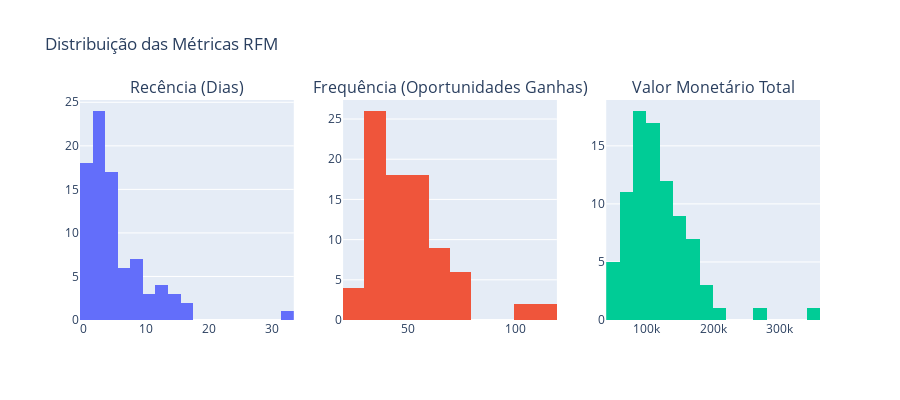

The notebook cell saved with this chart:
### Code cell
# --- 4. Análise RFM (Recência, Frequência, Valor Monetário) ---
print("\n--- Iniciando Análise RFM ---")

# 4.1. Filtrar apenas oportunidades GANHAS ('Won')
# A análise RFM foca em clientes que já realizaram transações
df_won_opportunities = df_sales_pipeline_eda[df_sales_pipeline_eda['deal_stage'] == 'Won'].copy()

# Remover linhas onde close_date ou close_value são nulos para RFM, pois não são transações completas
df_won_opportunities.dropna(subset=['close_date', 'close_value', 'account'], inplace=True)

# Garantir que close_value é numérico e > 0 para RFM
df_won_opportunities['close_value'] = pd.to_numeric(df_won_opportunities['close_value'], errors='coerce')
df_won_opportunities = df_won_opportunities[df_won_opportunities['close_value'] > 0]


if not df_won_opportunities.empty:
    # 4.2. Calcular Recência, Frequência, Valor Monetário
    # A data de referência é a data mais recente de fechamento no dataset
    # (ou a data atual se estivéssemos em produção e a data atual fosse mais recente que o dataset)
    snapshot_date = df_won_opportunities['close_date'].max() + pd.Timedelta(days=1) # Um dia após a última venda

    rfm_df = df_won_opportunities.groupby('account').agg(
        Recency=('close_date', lambda date: (snapshot_date - date.max()).days),
        Frequency=('opportunity_id', 'count'),
        Monetary=('close_value', 'sum')
    ).reset_index()

    print("\n--- DataFrame RFM (primeiras 5 linhas) ---")
    print(rfm_df.head())

    print("\n--- Estatísticas descritivas do DataFrame RFM ---")
    print(rfm_df.describe())

    # 4.3. Visualização RFM (Exemplo: Histogramas das distribuições)
    fig = make_subplots(rows=1, cols=3, subplot_titles=("Recência (Dias)", "Frequência (Oportunidades Ganhas)", "Valor Monetário Total"))

    fig.add_trace(go.Histogram(x=rfm_df['Recency'], name='Recência'), row=1, col=1)
    fig.add_trace(go.Histogram(x=rfm_df['Frequency'], name='Frequência'), row=1, col=2)
    fig.add_trace(go.Histogram(x=rfm_df['Monetary'], name='Monetário'), row=1, col=3)

    fig.update_layout(title_text='Distribuição das Métricas RFM', height=400, showlegend=False)
    fig.show()

    # Opcional: Segmentação RFM básica (ex: quintis)
    # rfm_df['R_score'] = pd.qcut(rfm_df['Recency'], 5, labels=False, duplicates='drop')
    # rfm_df['F_score'] = pd.qcut(rfm_df['Frequency'], 5, labels=False, duplicates='drop')
    # rfm_df['M_score'] = pd.qcut(rfm_df['Monetary'], 5, labels=False, duplicates='drop')
    # print("\n--- RFM Scores (primeiras 5 linhas) ---")
    # print(rfm_df.head())

else:
    print("Não há oportunidades 'Won' suficientes para realizar a análise RFM após filtragem.")

### Figure 1 — Plotly figure (JSON) as saved in the notebook; plotly's stock layout.template omitted (floating-point values rounded to 4 significant figures)
{"data": [{"name": "Recência", "type": "histogram", "x": [5, 4, 3, 4, 16, 2, 2, 5, 2, 1, 1, 4, 4, 11, 1, 1, 2, 1, 9, 13, 5, 3, 1, 12, 1, 1, 2, 11, 1, 3, 16, 2, 1, 2, 1, 8, 2, 1, 4, 4, 1, 33, 1, 12, 5, 3, 1, 14, 9, 7, 13, 5, 8, 1, 2, 2, 10, 2, 1, 9, 7, 8, 2, 5, 4, 1, 2, 7, 2, 9, 4, 2, 4, 3, 6, 14, 6, 7, 2, 2, 14, 4, 2, 5, 3], "xaxis": "x", "yaxis": "y"}, {"name": "Frequência", "type": "histogram", "x": [34, 34, 53, 50, 31, 41, 28, 36, 55, 57, 72, 105, 54, 43, 53, 33, 55, 70, 30, 49, 48, 54, 57, 59, 46, 60, 54, 50, 51, 33, 65, 41, 35, 43, 111, 37, 68, 65, 25, 50, 115, 40, 108, 42, 46, 39, 38, 52, 32, 37, 34, 30, 47, 33, 55, 75, 38, 70, 65, 67, 48, 35, 72, 46, 69, 34, 63, 23, 45, 28, 39, 65, 48, 34, 70, 48, 46, 54, 36, 34, 33, 33, 47, 36, 54], "xaxis": "x2", "yaxis": "y2"}, {"name": "Monetário", "type": "histogram", "x": [101700.0, 97040.0, 107400.0, 90990.0, 67390.0, 87720.0, 56900.0, 89250.0, 118600.0, 198000.0, 140200.0, 206400.0, 125300.0, 77940.0, 99640.0, 82120.0, 148000.0, 128000.0, 56640.0, 127000.0, 113600.0, 117300.0, 127600.0, 127000.0, 123500.0, 134700.0, 114400.0, 115700.0, 85050.0, 51630.0, 182500.0, 99290.0, 106100.0, 117900.0, 195000.0, 89790.0, 141900.0, 164700.0, 72540.0, 102600.0, 341500.0, 95060.0, 269200.0, 72460.0, 140100.0, 121400.0, 90110.0, 163300.0, 63100.0, 82620.0, 110100.0, 78670.0, 145000.0, 89210.0, 155200.0, 151800.0, 84750.0, 125500.0, 110500.0, 162700.0, 82360.0, 83820.0, 163300.0, 103700.0, 142700.0, 67080.0, 117500.0, 59900.0, 106800.0, 76640.0, 85900.0, 176800.0, 152700.0, 111500.0, 170000.0, 169400.0, 135300.0, 131400.0, 75420.0, 55620.0, 86690.0, 76680.0, 138300.0, 78240.0, 116400.0], "xaxis": "x3", "yaxis": "y3"}], "layout": {"annotations": [{"font": {"size": 16}, "showarrow": false, "text": "Recência (Dias)", "x": 0.1444, "xanchor": "center", "xref": "paper", "y": 1, "yanchor": "bottom", "yref": "paper"}, {"font": {"size": 16}, "showarrow": false, "text": "Frequência (Oportunidades Ganhas)", "x": 0.5, "xanchor": "center", "xref": "paper", "y": 1, "yanchor": "bottom", "yref": "paper"}, {"font": {"size": 16}, "showarrow": false, "text": "Valor Monetário Total", "x": 0.8556, "xanchor": "center", "xref": "paper", "y": 1, "yanchor": "bottom", "yref": "paper"}], "height": 400, "showlegend": false, "title": {"text": "Distribuição das Métricas RFM"}, "xaxis": {"anchor": "y", "domain": [0, 0.2889]}, "xaxis2": {"anchor": "y2", "domain": [0.3556, 0.6444]}, "xaxis3": {"anchor": "y3", "domain": [0.7111, 1]}, "yaxis": {"anchor": "x", "domain": [0, 1]}, "yaxis2": {"anchor": "x2", "domain": [0, 1]}, "yaxis3": {"anchor": "x3", "domain": [0, 1]}}}
